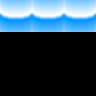

Below is a game level as drawn by its tile map, then a one-line description and the .tmx file that defines it, in full:
An orthogonal 3x3 tile map with 32x32 px tiles, 1 tile layer (tiles).

<map height="3" nextobjectid="1" orientation="orthogonal" renderorder="right-down" tileheight="32" tilewidth="32" version="1.0" width="3"><properties><property name="atlas" value="tileset/packed.atlas" /><property name="blended tiles" value="" /></properties>
 <tileset firstgid="1" name="tiles" tileheight="32" tilewidth="32">
  <image height="512" source="tiles.png" width="512" />
  <tile id="64">
   <animation>
    <frame duration="100" tileid="64" />
    <frame duration="100" tileid="65" />
    <frame duration="100" tileid="66" />
    <frame duration="100" tileid="67" />
    <frame duration="100" tileid="68" />
    <frame duration="100" tileid="69" />
    <frame duration="100" tileid="70" />
    <frame duration="100" tileid="71" />
   </animation>
  </tile>
 </tileset>
 <layer height="3" name="tiles" width="3">
  <data encoding="csv">
65,65,65,
0,0,0,
0,0,0
</data>
 </layer>
</map>
